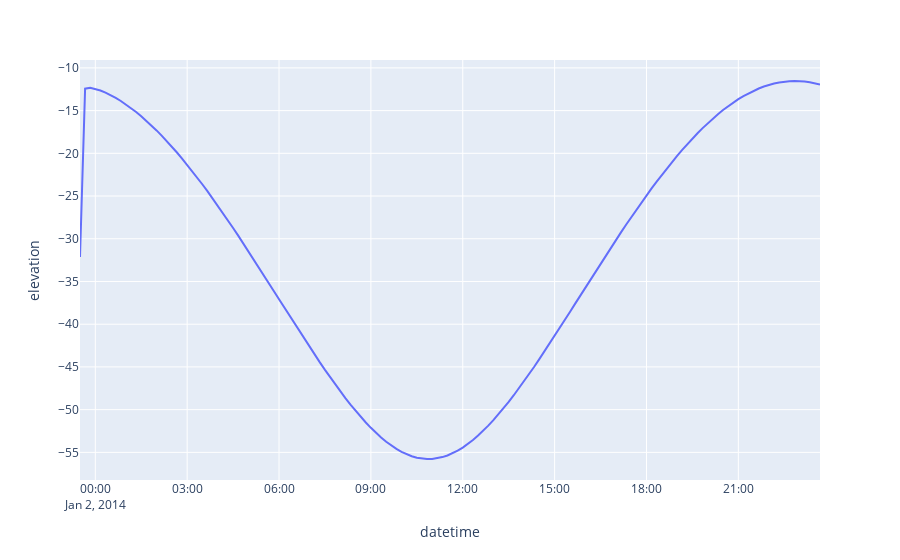

Source (notebook cell):
### Code cell
px.line(prop_data, y='elevation', x='datetime', hover_name="datetime", 
        hover_data=['azimuth',
                    'elevation',
                    'latitude',
                    'longitude'])

### Figure 1 — Plotly figure (JSON) as saved in the notebook; plotly's stock layout.template omitted (floating-point values rounded to 4 significant figures; data arrays with more than 128 entries replaced by an {"elided": "..."} marker saying what was removed)
{"data": [{"customdata": {"elided": "146x3 float values"}, "hovertemplate": "<b>%{hovertext}</b><br><br>datetime=%{x}<br>elevation=%{y}<br>azimuth=%{customdata[0]}<br>latitude=%{customdata[1]}<br>longitude=%{customdata[2]}<extra></extra>", "hovertext": {"elided": "146 str values"}, "legendgroup": "", "line": {"color": "#636efa", "dash": "solid"}, "marker": {"symbol": "circle"}, "mode": "lines", "name": "", "orientation": "v", "showlegend": false, "type": "scatter", "x": {"elided": "146 str values"}, "xaxis": "x", "y": {"elided": "146 float values"}, "yaxis": "y"}], "layout": {"legend": {"tracegroupgap": 0}, "margin": {"t": 60}, "xaxis": {"anchor": "y", "domain": [0, 1], "title": {"text": "datetime"}}, "yaxis": {"anchor": "x", "domain": [0, 1], "title": {"text": "elevation"}}}}
